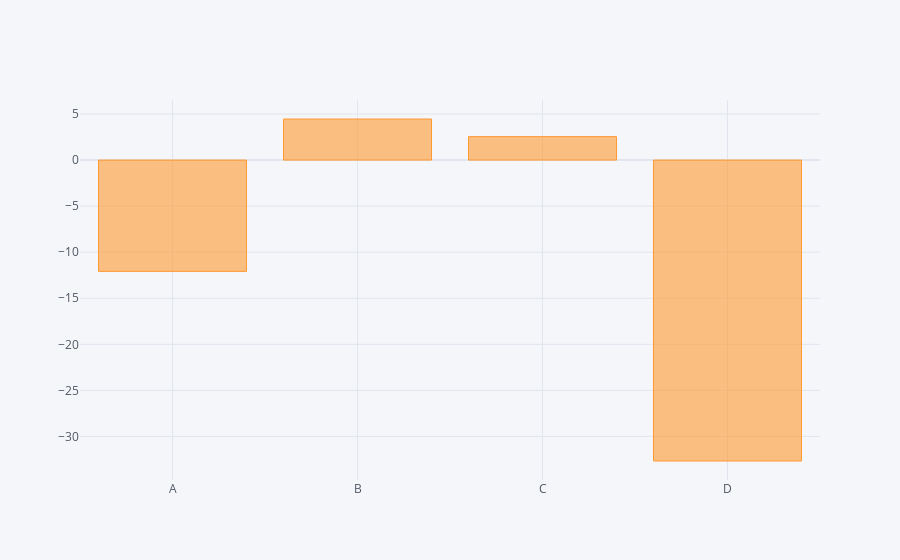

Notebook code cell kept with this figure:
### Code cell
df.sum().iplot(kind="bar")

### Figure 1 — Plotly figure (JSON) as saved in the notebook; plotly's stock layout.template omitted (floating-point values rounded to 4 significant figures)
{"data": [{"marker": {"color": "rgba(255, 153, 51, 0.6)", "line": {"color": "rgba(255, 153, 51, 1.0)", "width": 1}}, "name": "None", "orientation": "v", "text": "", "type": "bar", "x": ["A", "B", "C", "D"], "y": [-12.08, 4.461, 2.548, -32.67]}], "layout": {"legend": {"bgcolor": "#F5F6F9", "font": {"color": "#4D5663"}}, "paper_bgcolor": "#F5F6F9", "plot_bgcolor": "#F5F6F9", "title": {"font": {"color": "#4D5663"}}, "xaxis": {"gridcolor": "#E1E5ED", "showgrid": true, "tickfont": {"color": "#4D5663"}, "title": {"font": {"color": "#4D5663"}, "text": ""}, "zerolinecolor": "#E1E5ED"}, "yaxis": {"gridcolor": "#E1E5ED", "showgrid": true, "tickfont": {"color": "#4D5663"}, "title": {"font": {"color": "#4D5663"}, "text": ""}, "zerolinecolor": "#E1E5ED"}}}
